Frame 1 (no input): blank canvas, image omitted
Frame 60 (the mouse pressed at the canvas centre just before this capture): blank canvas, image omitted
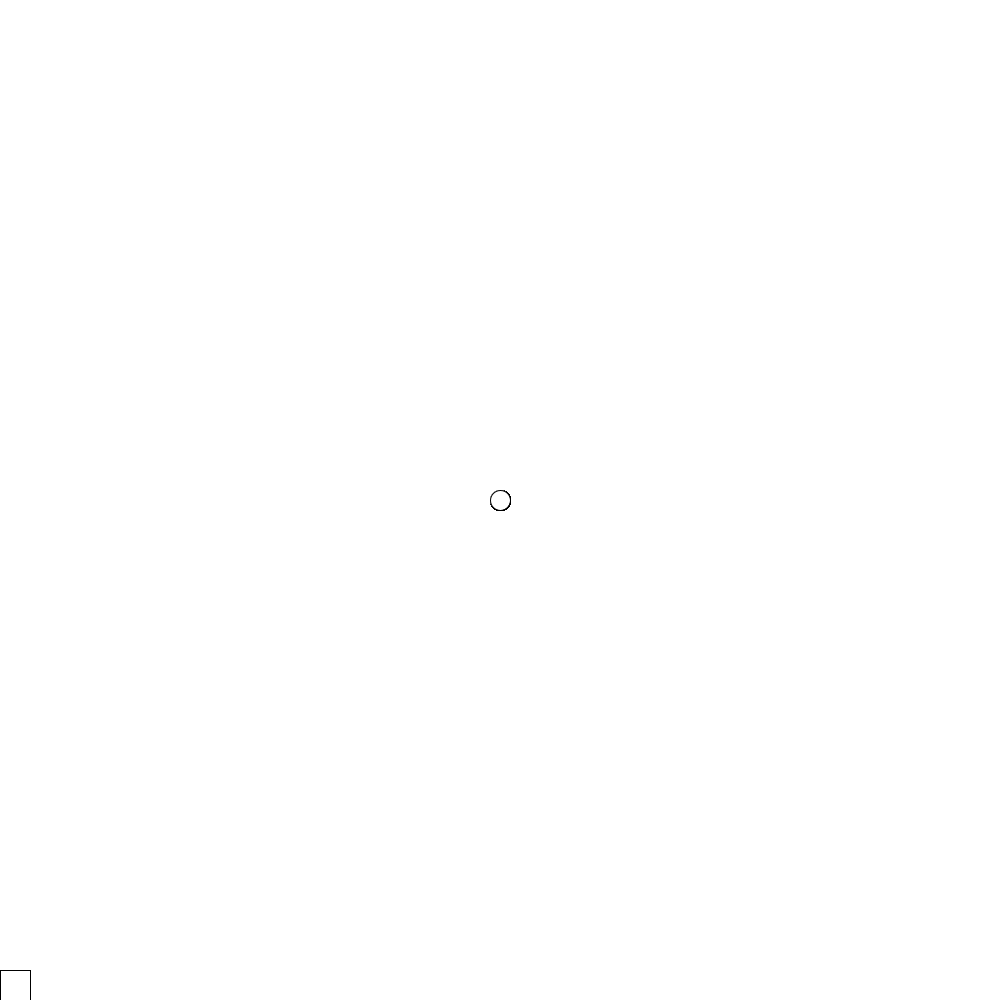
Frame 120 (the mouse held since frame 60 and released just before this capture)

The Processing sketch whose frames 1 and 60 were blank and that drew this single picture after the mouse press (run headless with seeded random() and noise(); from frame 60 on, the mouse is pressed at the canvas centre):

// Processing sketch: draw_thing
// ── draw_thing.pde
int diameter= 20;
void setup(){
  size(1000,1000);
  background(255,255,255);
}

void draw(){
  if (mousePressed==true) {
  ellipse(mouseX,mouseY,diameter,diameter);
  rect(0,970,30,30);
  }
}
void keyPressed()
{
  if(key=='s'){
    color C = color(random(255),random(255),random(255));
    fill(C);
    stroke(C);
  }
  
  if(key=='w'){
   diameter= diameter+5;
  }
  if(key=='x'){
    diameter= diameter-5;
  }
  if (key==' '){
    background(255,255,255);
  }
}
  
  
